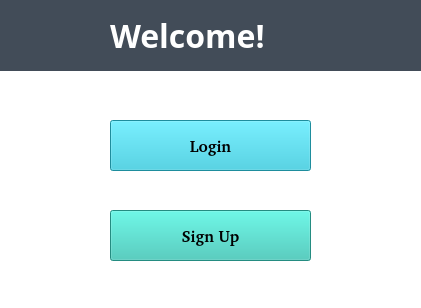
<?xml version="1.0" encoding="UTF-8"?>
<ui version="4.0">
 <class>Greet</class>
 <widget class="QMainWindow" name="Greet">
  <property name="geometry">
   <rect>
    <x>0</x>
    <y>0</y>
    <width>421</width>
    <height>308</height>
   </rect>
  </property>
  <property name="minimumSize">
   <size>
    <width>421</width>
    <height>308</height>
   </size>
  </property>
  <property name="maximumSize">
   <size>
    <width>421</width>
    <height>308</height>
   </size>
  </property>
  <property name="windowTitle">
   <string>Greeting!!!</string>
  </property>
  <property name="styleSheet">
   <string notr="true">background-color: rgb(248, 237, 215);
background-color: rgb(255, 255, 255);</string>
  </property>
  <widget class="QWidget" name="centralwidget">
   <widget class="QPushButton" name="button1">
    <property name="geometry">
     <rect>
      <x>110</x>
      <y>120</y>
      <width>201</width>
      <height>51</height>
     </rect>
    </property>
    <property name="font">
     <font>
      <family>Champagne &amp; Limousines</family>
      <pointsize>12</pointsize>
      <weight>75</weight>
      <bold>true</bold>
     </font>
    </property>
    <property name="styleSheet">
     <string notr="true">background-color: rgb(226, 131, 180);
background-color: rgb(42, 198, 220);
</string>
    </property>
    <property name="text">
     <string>Login</string>
    </property>
   </widget>
   <widget class="QPushButton" name="button2">
    <property name="geometry">
     <rect>
      <x>110</x>
      <y>210</y>
      <width>201</width>
      <height>51</height>
     </rect>
    </property>
    <property name="font">
     <font>
      <family>Champagne &amp; Limousines</family>
      <pointsize>12</pointsize>
      <weight>75</weight>
      <bold>true</bold>
     </font>
    </property>
    <property name="styleSheet">
     <string notr="true">background-color: rgb(226, 131, 180);
background-color: rgb(51, 196, 180);
</string>
    </property>
    <property name="text">
     <string>Sign Up</string>
    </property>
   </widget>
   <widget class="QLabel" name="label_2">
    <property name="geometry">
     <rect>
      <x>110</x>
      <y>0</y>
      <width>211</width>
      <height>71</height>
     </rect>
    </property>
    <property name="font">
     <font>
      <family>Poppins</family>
      <pointsize>24</pointsize>
      <weight>75</weight>
      <bold>true</bold>
     </font>
    </property>
    <property name="styleSheet">
     <string notr="true">background-color: rgb(66, 76, 88);
color: rgb(255, 255, 255);</string>
    </property>
    <property name="text">
     <string>Welcome!</string>
    </property>
   </widget>
   <widget class="QLabel" name="label_3">
    <property name="geometry">
     <rect>
      <x>-10</x>
      <y>0</y>
      <width>431</width>
      <height>71</height>
     </rect>
    </property>
    <property name="styleSheet">
     <string notr="true">background-color: rgb(66, 76, 88);</string>
    </property>
    <property name="text">
     <string/>
    </property>
   </widget>
   <zorder>label_3</zorder>
   <zorder>button1</zorder>
   <zorder>button2</zorder>
   <zorder>label_2</zorder>
  </widget>
 </widget>
 <resources/>
 <connections/>
</ui>
